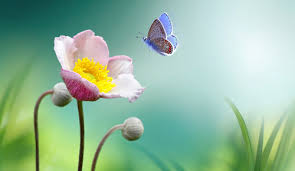
#> input picture week2_ass2/image_1.png, 295 x 171 px
$ python problem_2.py
#> lines starting #> are read from the running program, lines starting #| are printed output that depends on the picture
#problem2
import matplotlib.pyplot as plt
import cv2
#1 load a grayscale img and display its histogram using matplotlib
image=cv2.imread("image_1.png", cv2.IMREAD_GRAYSCALE)
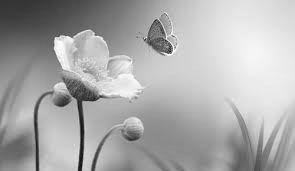
#> image: shape (171, 295); min 17, max 254, mean 170.5
cv2.imshow("img",image)
plt.hist(image.ravel(),256,[0,256])
plt.show()
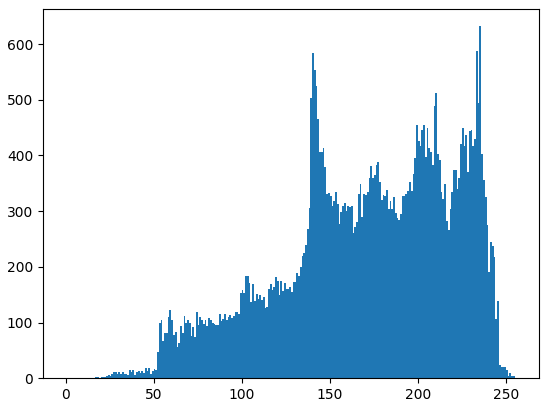
#> figure drawn by matplotlib, 1 panel; tallest bar 632 high, from x = 235 to 236
#histogram
# for cv2-syntax-cv.calcHist(images, channels, mask, histSize, ranges[, hist[, accumulate]])
# hist = cv2.calcHist([image],[0],None,[256],[0,256]) #0 means gray

# usijng numpy-hist,bins = np.histogram(img.ravel(),256,[0,256])

# for matplotlib- plt.hist(img.ravel(),256,[0,256]); plt.show()
# hist=plt.hist(image.ravel(), 256,[0,256]) #[0,256 is range of color pixels,
# 256 is range of graph.

#2. apply histo equaisation using cv2.equalizeHist() and display it
#syntax-equalized_image = cv2.equalizeHist(src)
# equalizeHist() aims to create an output image where the pixel intensities
# are more evenly distributed, leading to improved overall contrast.
equalized_image = cv2.equalizeHist(image)
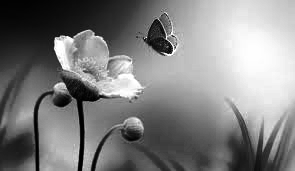
#> equalized_image: shape (171, 295); min 0, max 255, mean 128.3
cv2.imshow("equalised img", equalized_image)
cv2.waitKey(0)

#3. plot histo of equalised img and compare to OG

plt.hist(equalized_image.ravel(),256,[0,256])
plt.show()
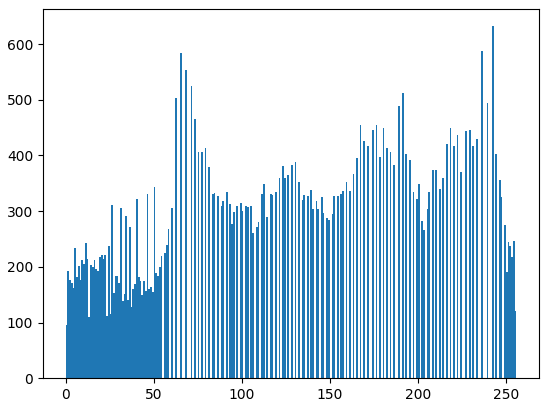
#> figure drawn by matplotlib, 1 panel; tallest bar 632 high, from x = 242 to 243
#we see that the columns in histo are more spreadout evenly.
cv2.destroyAllWindows()

$ run again, with week2_ass2/landscape.png copied over week2_ass2/image_1.png
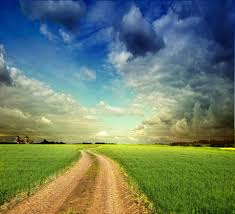
#> input picture week2_ass2/landscape.png, 235 x 214 px
#> `equalized_image = cv2.equalizeHist(image)`:
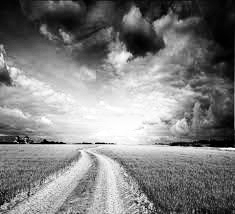
#> equalized_image: shape (214, 235); min 0, max 255, mean 128.2
#> `plt.show()`:
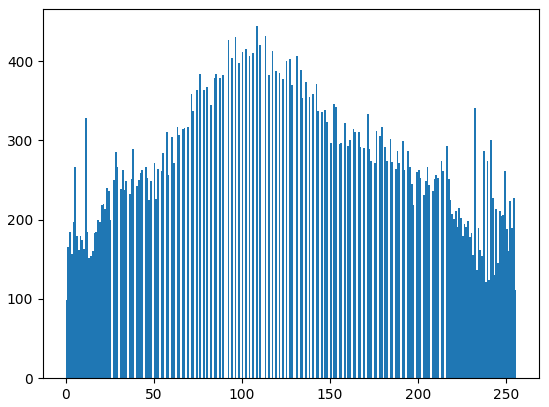
#> figure drawn by matplotlib, 1 panel; tallest bar 444 high, from x = 108 to 109
